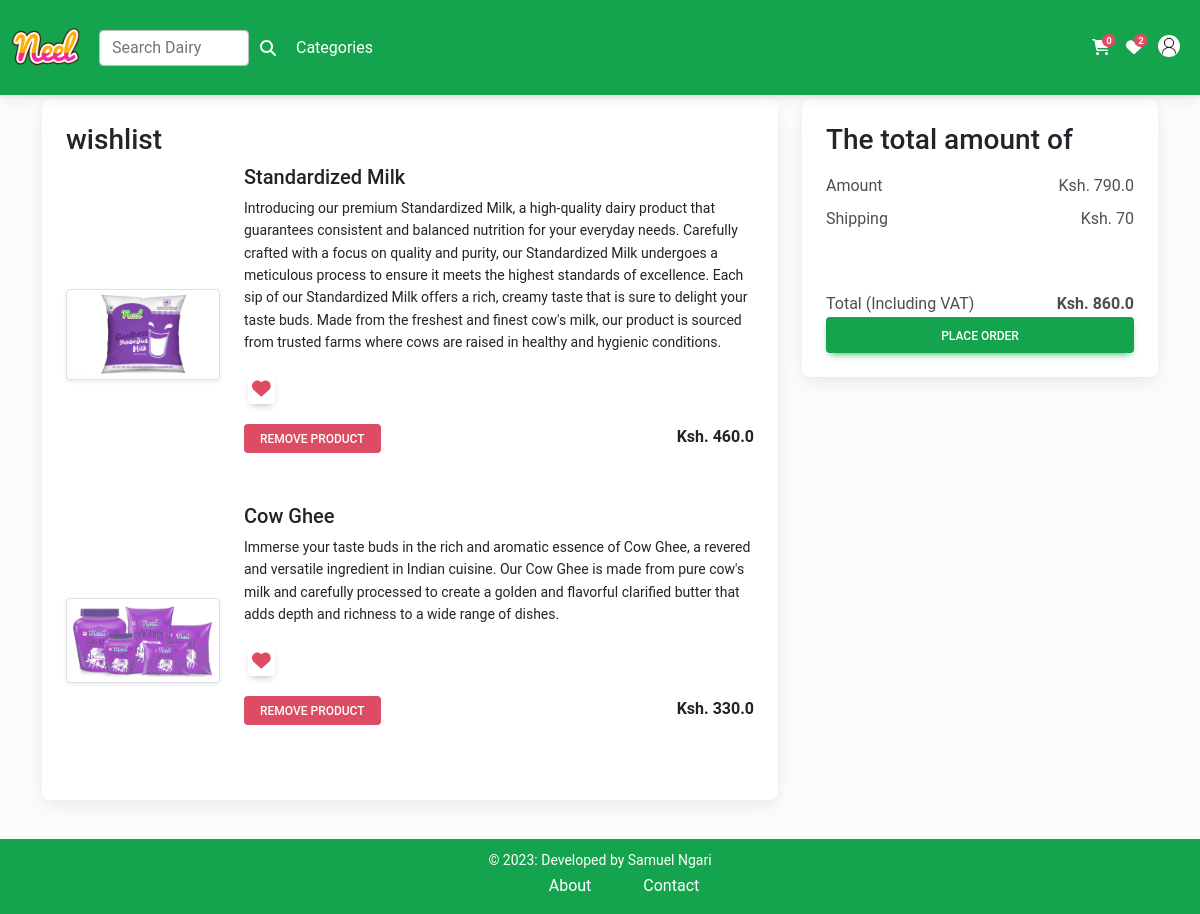
The app's page /wishlist/ (signed in) with its own data.
### myshop/models.py (models this page shows, shortened)
class Wishlist(models.Model):
    user=models.ForeignKey(User, on_delete=models.CASCADE)
    product=models.ForeignKey(Product, on_delete=models.CASCADE)
    wishlist_count=models.BooleanField(default=False)

class Product(models.Model):
    title=models.CharField(max_length=100)
    selling_price=models.FloatField()
    discounted_price=models.FloatField()
    description=models.TextField()
    composition=models.TextField(default='')
    prodapp=models.TextField(default='')
    category=models.CharField(choices=CATEGORY_CHOICE, max_length=2)
    product_image=models.ImageField(upload_to='product')

### myshop/views.py (the view)
# urls.py: path('wishlist/',views.wishlist, name="wishlist"),
def wishlist(request):
    if(request.user.is_authenticated):
        user=request.user
        prod_id=request.GET.get('prod_id')
        wishlist=Wishlist.objects.filter(user=user)
        amount=0
        for p in wishlist:
            value=p.product.discounted_price
            amount=amount+value
            totalamount=amount+70
        return render(request,"myshop/wishlist.html", locals())
    else:
        return redirect('login')

### myshop/context_processors.py (called while the page is built)
def total_quantity_count(request):
    if(request.user.is_authenticated):
        cart_count=Cart.objects.filter(user=request.user).aggregate(total_quantity=Sum('quantity'))
        iswishlist=Wishlist.objects.filter(user=request.user).count()
        return {'cart_count':cart_count, 'iswishlist':iswishlist,}
    else:
         return {}

### myshop/templates/myshop/wishlist.html (shortened to what this page needs)
{% extends 'myshop/base.html' %}
{% load static %}
{% block main-content %}
<div class="container my-5 productitem">
    <br><br>
    <div class="row">
        {% if wishlist %}
        <div class="col-sm-8">
            <div class="card">
                <div class="card-body">
                    <h3>wishlist
                    </h3>
                    {% for item in wishlist %}
                    <div class="row wishlist{{item.product.id}}">
                        <div class="col-sm-3 text-center align-self-center">
                            <img src="{{item.product.product_image.url}}" alt="" srcset=""
                                class="img-fluid img-thumbnail shadow-sm" height="300" width="300">
                        </div>
                        <div class="col-sm-9">
                            <div>
                                <h5>{{item.product.title}}</h5>
                                <p class="mb-2 trxt-muted small">{{item.product.description}}</p>
                                <div class="my-3">
                                    <a class="removewishlist btn p-1 btn-lg m-1" pid="{{item.product.id}}" id="wishtrue"><i class="fas fa-heart fa-lg text-danger"></i></a>
                                </div>
                                <div class="d-flex justify-content-between">
                                    <a href="#" class="removewishlist btn btn-sm btn-secondary btn-danger mr-3" pid="{{item.product.id}}">Remove Product</a>
                                    <p class="mb-0"><span><strong>Ksh. {{item.product.discounted_price}}</strong></span>
                                    </p>
                                </div>
                                <br><br>
                            </div>
                        </div>
                    </div>
                    {% endfor %}
                </div>
            </div>
        </div>
        <div class="col-sm-4">
            <div class=" card">
                <div class=" container card-body">
                    <h3> The total amount of</h3>
                    <ul class="list-group">
                        <li
                            class="list-group-item d-flex justify-content-between align-items-center border-0 px-0 pb-0">
                            Amount <span id="amount">Ksh. {{amount}}</span></li>
                        <li
                            class="list-group-item d-flex justify-content-between align-items-center border-0 px-0 pb-0">
                            Shipping <span id="amount">Ksh. 70 </span></li>
                            <br><br>
                            <li
                            class="list-group-item d-flex justify-content-between align-items-center border-0 px-0 pb-0">
                            Total (Including VAT) <span id="amount"> <strong>Ksh. {{totalamount}} </strong></span></li>
                    </ul>
                    <div class="d-grid btn btn-success text-decoration-none text-white"><a class="text-decoration-none text-white" href="{% url 'checkout' %}">Place order</a></div>
                </div>
            </div>
        </div>
        {% else %}
        <h1 class="text-center mb-5"> The wishlist is empty</h1>
        {% endif %}
    </div>
</div>
<br><br>
{% endblock main-content %}

### myshop/static/myshop/css/style.css (style rules this page uses)
body { background-color: #fbfbfb; }
#carouselExampleAutoplaying, .productitem { margin-top: 100px; padding-bottom: 15px; margin-bottom: 60px; }

### records on screen
Wishlist: product.product_image (picture), product "Standardized Milk", product.description "Introducing our premium Standardized Milk, a high-quality dairy product that guarantees consistent and balanced nutrition for your everyday needs. Carefully crafted with a focus on quality and purity, our Standardized Milk undergoes a meticulous process to ensure it meets the highest standards of excellence. Each sip of our Standardized Milk offers a rich, creamy taste that is sure to delight your taste buds. Made from the freshest and finest cow's milk, our product is sourced from trusted farms where cows are raised in healthy and hygienic conditions.", product.discounted_price "460.0"
Wishlist: product.product_image (picture), product "Cow Ghee", product.description "Immerse your taste buds in the rich and aromatic essence of Cow Ghee, a revered and versatile ingredient in Indian cuisine. Our Cow Ghee is made from pure cow's milk and carefully processed to create a golden and flavorful clarified butter that adds depth and richness to a wide range of dishes.", product.discounted_price "330.0"

### other values on screen
{{ iswishlist }} "2"
{{ amount }} "790.0"
{{ totalamount }} "860.0"
